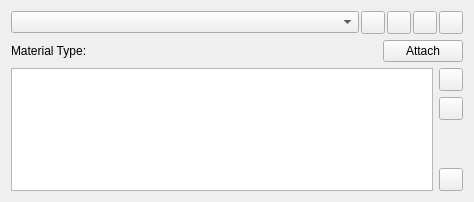
<?xml version="1.0" encoding="UTF-8"?>
<ui version="4.0">
 <class>MaterialEditor</class>
 <widget class="QWidget" name="MaterialEditor">
  <property name="geometry">
   <rect>
    <x>0</x>
    <y>0</y>
    <width>474</width>
    <height>202</height>
   </rect>
  </property>
  <property name="minimumSize">
   <size>
    <width>390</width>
    <height>0</height>
   </size>
  </property>
  <property name="windowTitle">
   <string>Form</string>
  </property>
  <layout class="QVBoxLayout" name="verticalLayout">
   <item>
    <layout class="QHBoxLayout" name="MaterialListLayout">
     <property name="spacing">
      <number>2</number>
     </property>
     <item>
      <widget class="QComboBox" name="SelectMaterial">
       <property name="toolTip">
        <string>Browse through the currently loaded materials</string>
       </property>
      </widget>
     </item>
     <item>
      <widget class="QToolButton" name="AddMaterial">
       <property name="toolTip">
        <string>Add a new material</string>
       </property>
       <property name="text">
        <string/>
       </property>
       <property name="icon">
        <iconset resource="../../../Widgets/Resources/QtWidgets.qrc">
         <normaloff>:/QtWidgets/Icons/pqPlus.svg</normaloff>:/QtWidgets/Icons/pqPlus.svg</iconset>
       </property>
      </widget>
     </item>
     <item>
      <widget class="QToolButton" name="RemoveMaterial">
       <property name="toolTip">
        <string>Remove selected material</string>
       </property>
       <property name="text">
        <string/>
       </property>
       <property name="icon">
        <iconset resource="../../../Widgets/Resources/QtWidgets.qrc">
         <normaloff>:/QtWidgets/Icons/pqMinus.svg</normaloff>:/QtWidgets/Icons/pqMinus.svg</iconset>
       </property>
      </widget>
     </item>
     <item>
      <widget class="QToolButton" name="LoadMaterials">
       <property name="toolTip">
        <string>Load materials</string>
       </property>
       <property name="text">
        <string/>
       </property>
       <property name="icon">
        <iconset resource="../../../Components/Resources/pqComponents.qrc">
         <normaloff>:/pqWidgets/Icons/pqOpen.svg</normaloff>:/pqWidgets/Icons/pqOpen.svg</iconset>
       </property>
      </widget>
     </item>
     <item>
      <widget class="QToolButton" name="SaveMaterials">
       <property name="toolTip">
        <string>Save materials</string>
       </property>
       <property name="text">
        <string/>
       </property>
       <property name="icon">
        <iconset resource="../../../Components/Resources/pqComponents.qrc">
         <normaloff>:/pqWidgets/Icons/pqSave.svg</normaloff>:/pqWidgets/Icons/pqSave.svg</iconset>
       </property>
      </widget>
     </item>
    </layout>
   </item>
   <item>
    <layout class="QHBoxLayout" name="MaterialTypeLayout">
     <item>
      <widget class="QLabel" name="TypeLabel">
       <property name="font">
        <font>
         <weight>50</weight>
         <bold>false</bold>
        </font>
       </property>
       <property name="toolTip">
        <string>OSPRay specific type of material</string>
       </property>
       <property name="text">
        <string>Material Type: &lt;none&gt;</string>
       </property>
       <property name="textFormat">
        <enum>Qt::AutoText</enum>
       </property>
      </widget>
     </item>
     <item>
      <spacer name="HorizontalSpacer">
       <property name="orientation">
        <enum>Qt::Horizontal</enum>
       </property>
       <property name="sizeHint" stdset="0">
        <size>
         <width>40</width>
         <height>20</height>
        </size>
       </property>
      </spacer>
     </item>
     <item>
      <widget class="QPushButton" name="AttachMaterial">
       <property name="sizePolicy">
        <sizepolicy hsizetype="Minimum" vsizetype="Minimum">
         <horstretch>0</horstretch>
         <verstretch>0</verstretch>
        </sizepolicy>
       </property>
       <property name="focusPolicy">
        <enum>Qt::TabFocus</enum>
       </property>
       <property name="toolTip">
        <string>Attach current material to the active selection in the active view</string>
       </property>
       <property name="text">
        <string>Attach</string>
       </property>
      </widget>
     </item>
    </layout>
   </item>
   <item>
    <widget class="QScrollArea" name="scrollArea">
     <property name="frameShape">
      <enum>QFrame::NoFrame</enum>
     </property>
     <property name="frameShadow">
      <enum>QFrame::Plain</enum>
     </property>
     <property name="widgetResizable">
      <bool>true</bool>
     </property>
     <widget class="QWidget" name="scrollAreaWidgetContents">
      <property name="geometry">
       <rect>
        <x>0</x>
        <y>0</y>
        <width>456</width>
        <height>112</height>
       </rect>
      </property>
      <layout class="QHBoxLayout" name="horizontalLayout" stretch="0,0">
       <property name="leftMargin">
        <number>0</number>
       </property>
       <property name="topMargin">
        <number>0</number>
       </property>
       <property name="rightMargin">
        <number>0</number>
       </property>
       <property name="bottomMargin">
        <number>0</number>
       </property>
       <item>
        <widget class="pqExpandableTableView" name="PropertiesView"/>
       </item>
       <item>
        <layout class="QVBoxLayout" name="verticalLayoutToolbar">
         <item>
          <widget class="QToolButton" name="AddProperty">
           <property name="toolTip">
            <string>Add new shader variable</string>
           </property>
           <property name="text">
            <string/>
           </property>
           <property name="icon">
            <iconset resource="../../../Widgets/Resources/QtWidgets.qrc">
             <normaloff>:/QtWidgets/Icons/pqPlus.svg</normaloff>:/QtWidgets/Icons/pqPlus.svg</iconset>
           </property>
          </widget>
         </item>
         <item>
          <widget class="QToolButton" name="RemoveProperty">
           <property name="toolTip">
            <string>Remove selected shader variable. This reset the value to its default value.</string>
           </property>
           <property name="text">
            <string/>
           </property>
           <property name="icon">
            <iconset resource="../../../Widgets/Resources/QtWidgets.qrc">
             <normaloff>:/QtWidgets/Icons/pqMinus.svg</normaloff>:/QtWidgets/Icons/pqMinus.svg</iconset>
           </property>
          </widget>
         </item>
         <item>
          <spacer name="VerticalSpacerToolbar">
           <property name="orientation">
            <enum>Qt::Vertical</enum>
           </property>
           <property name="sizeHint" stdset="0">
            <size>
             <width>20</width>
             <height>40</height>
            </size>
           </property>
          </spacer>
         </item>
         <item>
          <widget class="QToolButton" name="DeleteProperties">
           <property name="toolTip">
            <string>Remove all shader variables of the current material and reset them to their default value.</string>
           </property>
           <property name="text">
            <string/>
           </property>
           <property name="icon">
            <iconset resource="../../../Widgets/Resources/QtWidgets.qrc">
             <normaloff>:/QtWidgets/Icons/pqDelete.svg</normaloff>:/QtWidgets/Icons/pqDelete.svg</iconset>
           </property>
          </widget>
         </item>
        </layout>
       </item>
      </layout>
     </widget>
    </widget>
   </item>
   <item>
    <spacer name="VerticalSpacer">
     <property name="orientation">
      <enum>Qt::Vertical</enum>
     </property>
     <property name="sizeHint" stdset="0">
      <size>
       <width>0</width>
       <height>0</height>
      </size>
     </property>
    </spacer>
   </item>
  </layout>
 </widget>
 <customwidgets>
  <customwidget>
   <class>pqExpandableTableView</class>
   <extends>QTableView</extends>
   <header>pqExpandableTableView.h</header>
  </customwidget>
 </customwidgets>
 <resources>
  <include location="../../../Widgets/Resources/QtWidgets.qrc"/>
  <include location="../../../Components/Resources/pqComponents.qrc"/>
 </resources>
 <connections/>
</ui>
